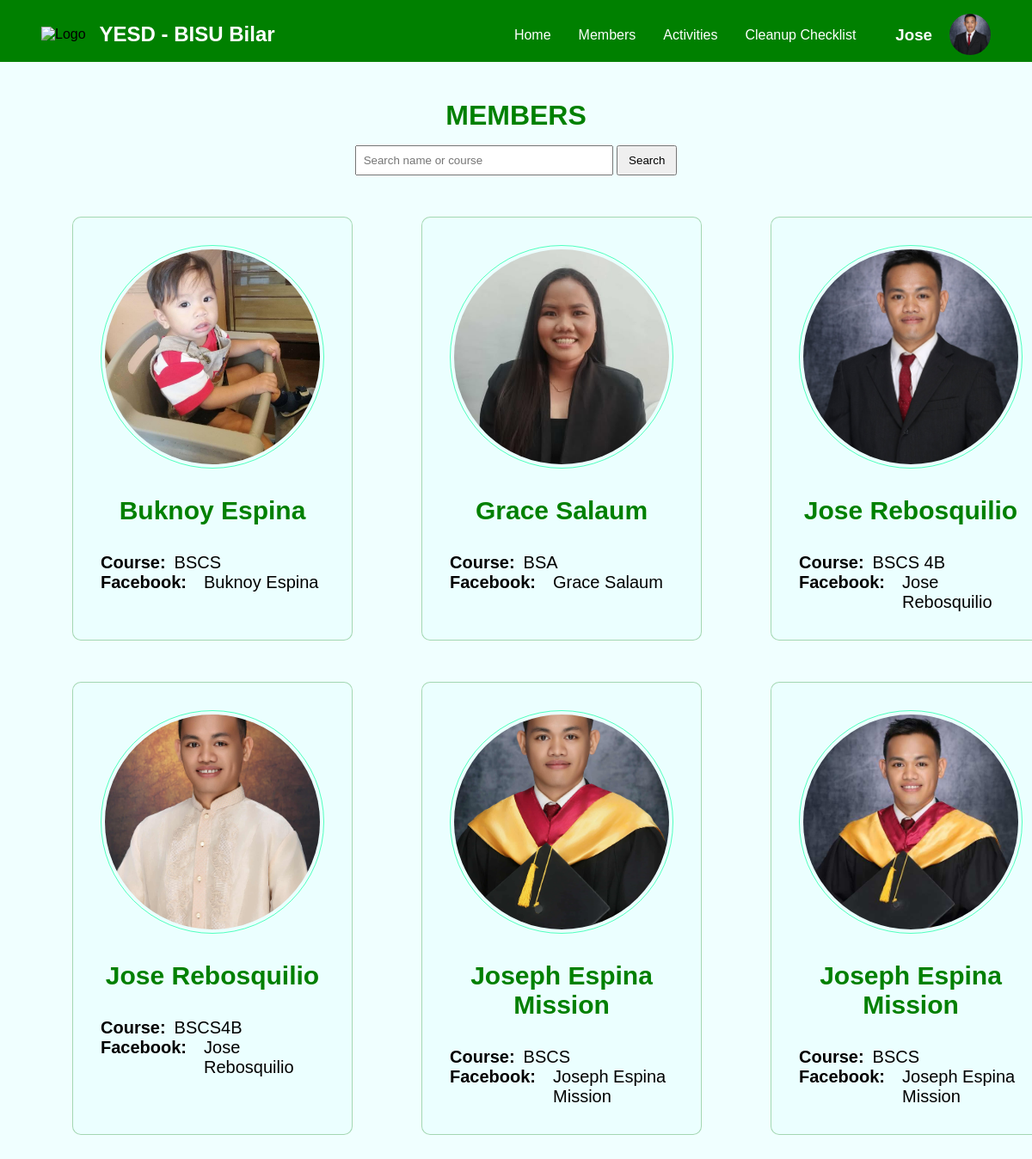
Page /Landing_page/members.php (signed in) on the committed database.
### tables this page shows
CREATE TABLE `accounts` (
  `id` int(11) NOT NULL,
  `fullname` varchar(255) NOT NULL,
  `program` varchar(255) NOT NULL,
  `username` varchar(255) NOT NULL,
  `password` varchar(255) NOT NULL,
  `role` varchar(255) NOT NULL,
  `link_to_fb` varchar(225) NOT NULL,
  `image` varchar(225) NOT NULL
);

### Landing_page/members.php (the view, shortened to what this page needs)
<?php
$con = connection();
$username = $_SESSION['UserLogin'];
$sql = "SELECT * FROM accounts WHERE `username` = '$username'";
$profile = $con->query($sql) or die($con->error);
$row = $profile->fetch_assoc();
$sql_members = "SELECT * FROM accounts";
$sql_members .= " ORDER BY username ASC";
$members = $con->query($sql_members) or die($con->error);
?>
<!DOCTYPE html>
<html lang="en">
<head>
  <link rel="stylesheet" href="../css/landingpage.css">
</head>
<body>
  <?php include_once("header.php"); ?>
  <h1>Members</h1>
  <form method="GET" style="text-align:center; margin-top: 1rem;">
    <input type="text" name="search" placeholder="Search name or course"
      value="<?php echo isset($_GET['search']) ? htmlspecialchars($_GET['search']) : ''; ?>"
      style="padding: 8px; width: 300px;">
    <button type="submit" style="padding: 8px 12px;">Search</button>
  </form>
  <div class="members_container">
    <?php while ($row_members = $members->fetch_assoc()) { ?>
      <div class="member_card">
        <div class="member_img">
          <img src="../images/profile/<?php echo htmlspecialchars($row_members['image']); ?>" alt="Member Image">
        </div>
        <div class="fullname">
          <h3><?php echo htmlspecialchars($row_members['fullname']); ?></h3>
        </div>
        <div class="details">
          <h4>Course: </h4>
          <p><?php echo htmlspecialchars($row_members['program']); ?></p>
        </div>
        <div class="details">
          <h4>facebook: </h4>
          <a href="<?php echo htmlspecialchars($row_members['link_to_fb']); ?>" target="_blank">
            <p><?php echo htmlspecialchars($row_members['fullname']); ?></p>
          </a>
        </div>
      </div>
    <?php } ?>
  </div>
</body>
</html>

### Landing_page/header.php (shortened to what this page needs)
<div class="header">
  <div class="profile">
    <div class="logo">
      <img src="../images/yesd_logo.png" alt="Logo">
    </div>
    <h2>YESD - BISU Bilar</h2>
  </div>
  <div class="landing_page_link">
    <div class="links">
      <a href="landingpage.php">Home</a>
      <a href="members.php">Members</a>
      <a href="activities.php">Activities</a>
      <a href="checklist.php">Cleanup Checklist</a>
    </div>
    <a href="../profile/profile.php">
      <div class="profile_img">
        <h3><?php echo $row['username']; ?></h3>
        <img src="../images/profile/<?php echo $row['image']; ?>" alt="Logo">
      </div>
    </a>
  </div>
</div>

### css/landingpage.css (style rules this page uses)
* { margin: 0; padding: 0; box-sizing: border-box; }
body { font-family: Arial, sans-serif; background-color: azure; }

### Landing_page/header.php (style rules this page uses)
.header { background-color: green; display: flex; justify-content: space-between; padding: 1rem 3rem .5rem 3rem; position: fixed; top: 0; left: 0; right: 0; z-index: 1000; }
.profile { display: flex; justify-content: left; align-items: center; }
.landing_page_link { display: flex; justify-content: right; }
a { text-decoration: none; }
.profile h2 { margin-left: 1rem; text-transform: capitalize; color: white; }
.logo img { width: 3rem; height: 3rem; }
.links { display: flex; justify-content: right; margin-top: 1rem; }
.links a { margin: 0 1rem; color: white; text-decoration: none; }
.profile_img { margin-left: 30px; display: flex; }
.profile_img h3 { margin-right: 20px; color: white; text-transform: capitalize; margin-top: .9rem; }
.profile_img img { width: 3rem; height: 3rem; border-radius: 50%; object-fit: cover; }

### Landing_page/members.php (style rules this page uses)
body { padding: 84px 20px 80px 20px; color: black; }
h1 { text-align: center; margin-top: 2rem; color: green; text-transform: uppercase; }
.members_container { display: grid; grid-template-columns: 1fr 1fr 1fr; gap: 1rem; padding: 2rem; text-transform: capitalize; }
.member_card { justify-content: center; margin: 1rem 2rem; border: 1px solid rgba(0, 122, 0, 0.3); padding: 2rem; border-radius: 10px; background-color: rgba(201, 255, 255, 0.14); text-align: left; }
.member_img { height: 260px; width: 260px; border-radius: 50%; border: rgba(0, 255, 157, 0.66) solid 1px; display: flex; align-items: center; justify-content: center; overflow: hidden; margin: 0 auto; }
.member_img img { width: 250px; height: 250px; border-radius: 50%; object-fit: cover; }
.fullname h3 { font-size: 30px; margin: 2rem 0; color: green; text-align: center; }
.details { display: flex; }
.details h4 { font-size: 20px; }
.details p { font-size: 20px; margin-left: 10px; }
.details a { color: black; font-size: 20px; margin-left: 10px; }

### rows in the picture
accounts: username "Jose", image (picture), fullname "Jose Rebosquilio", program "BSCS 4B"
accounts: image (picture), fullname "Buknoy Espina", program "BSCS"
accounts: image (picture), fullname "Grace Salaum", program "BSA"
accounts: image (picture), fullname "Jose Rebosquilio", program "BSCS4B"
accounts: image (picture), fullname "Joseph Espina Mission", program "BSCS"
accounts: image (picture), fullname "Joseph Espina Mission", program "BSCS"
